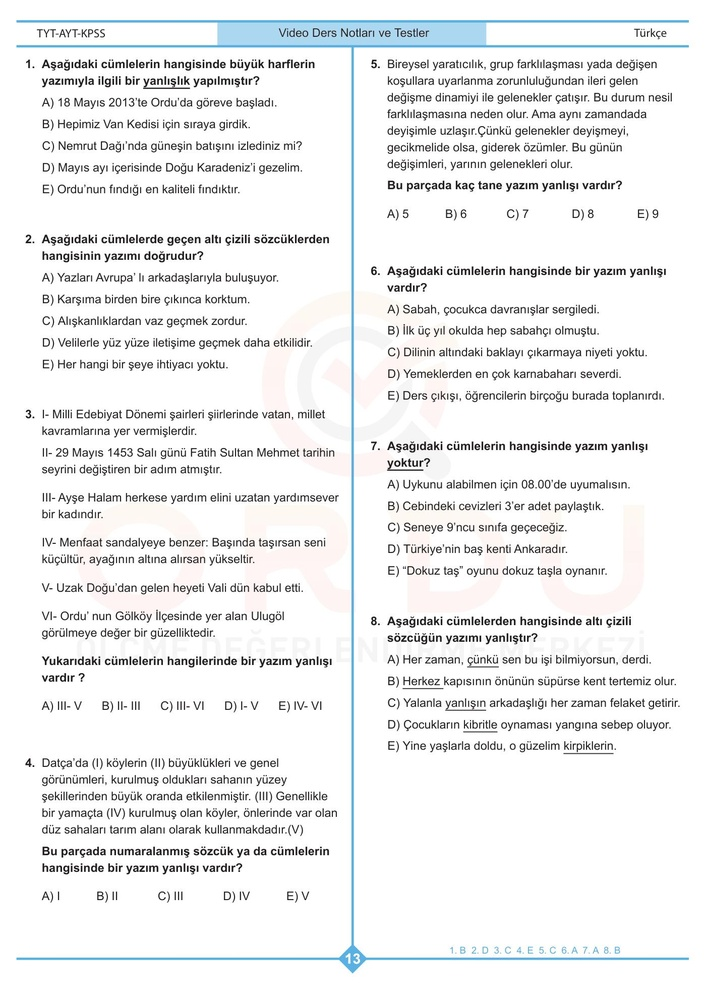
#> input picture assets/turkce-test/page-010.jpg, 706 x 999 px, shrunk from 1400 x 1980 before the run, found by its file name
$ python crop_p10.py
#> lines starting #> are read from the running program, lines starting #| are printed output that depends on the picture
# -*- coding: utf-8 -*-
from PIL import Image

img = Image.open('assets/turkce-test/page-010.jpg')
#> img is the input picture: PIL image 706x999 RGB; mean R, G, B 238.4, 239.3, 239.7
W, H = img.size
#> W = 706; H = 999

# Let's crop left column from y=0.35 to 1.0 (where Q3, Q4, Q5 must be)
crop_bottom_left = img.crop((0, int(H * 0.35), int(W * 0.52), H))
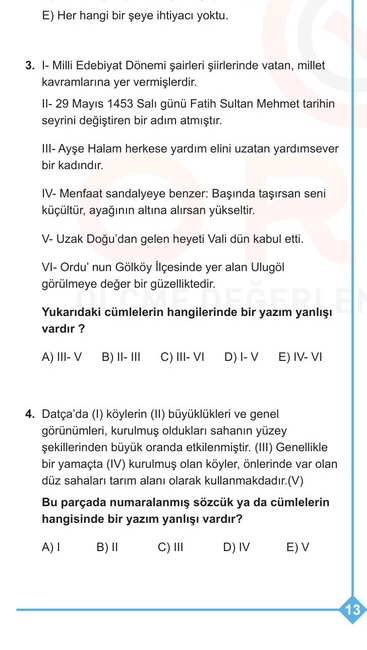
#> crop_bottom_left: PIL image 367x650 RGB; mean R, G, B 239.3, 239.6, 239.8
crop_bottom_left.save('tools/p10_bottom_left.jpg')

# Also crop right column to see Q6, Q7, Q8 layout
crop_right = img.crop((int(W * 0.48), 0, W, H))
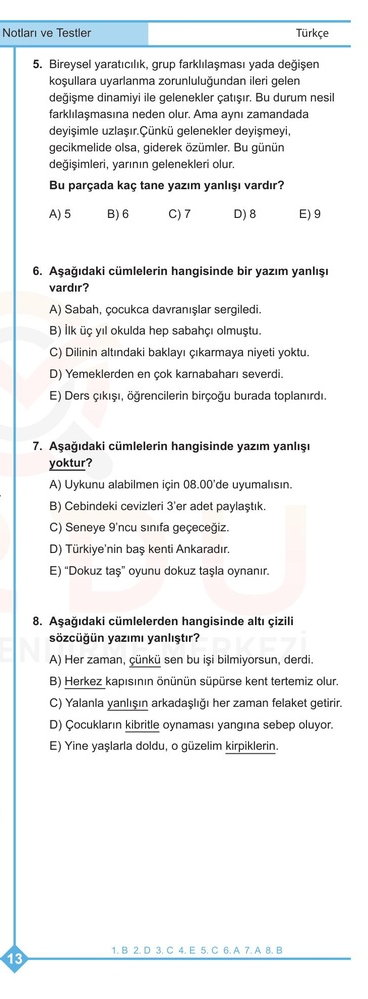
#> crop_right: PIL image 368x999 RGB; mean R, G, B 239.6, 240.8, 241.3
crop_right.save('tools/p10_right.jpg')

print("Cropped page 10 sections successfully.")

$ run again, with assets/turkce-test/page-006.jpg copied over assets/turkce-test/page-010.jpg
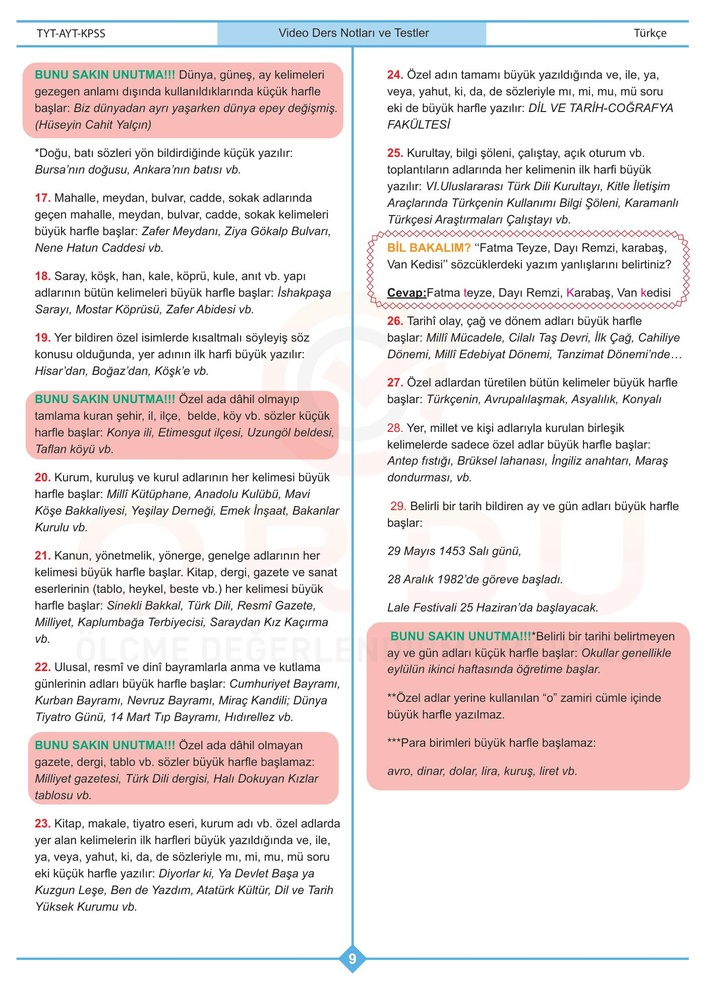
#> input picture assets/turkce-test/page-006.jpg, 706 x 999 px, shrunk from 1400 x 1980 before the run, found by its file name
#> img is the input picture: PIL image 706x999 RGB; mean R, G, B 235.3, 226.9, 226.7
#> `crop_bottom_left = img.crop((0, int(H * 0.35), int(W * 0.52), H))`:
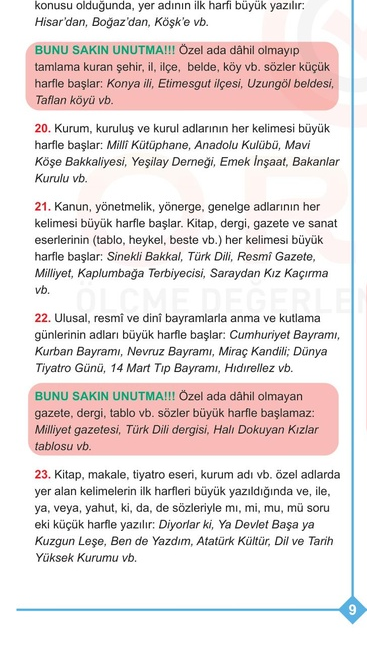
#> crop_bottom_left: PIL image 367x650 RGB; mean R, G, B 233.4, 224.7, 224.2
#> `crop_right = img.crop((int(W * 0.48), 0, W, H))`:
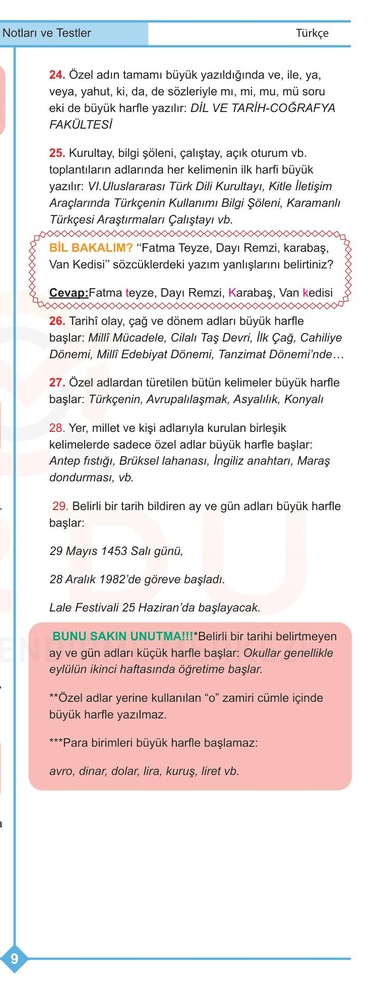
#> crop_right: PIL image 368x999 RGB; mean R, G, B 237.9, 230.4, 230.4

$ run again, with assets/turkce-test/page-023.jpg copied over assets/turkce-test/page-010.jpg
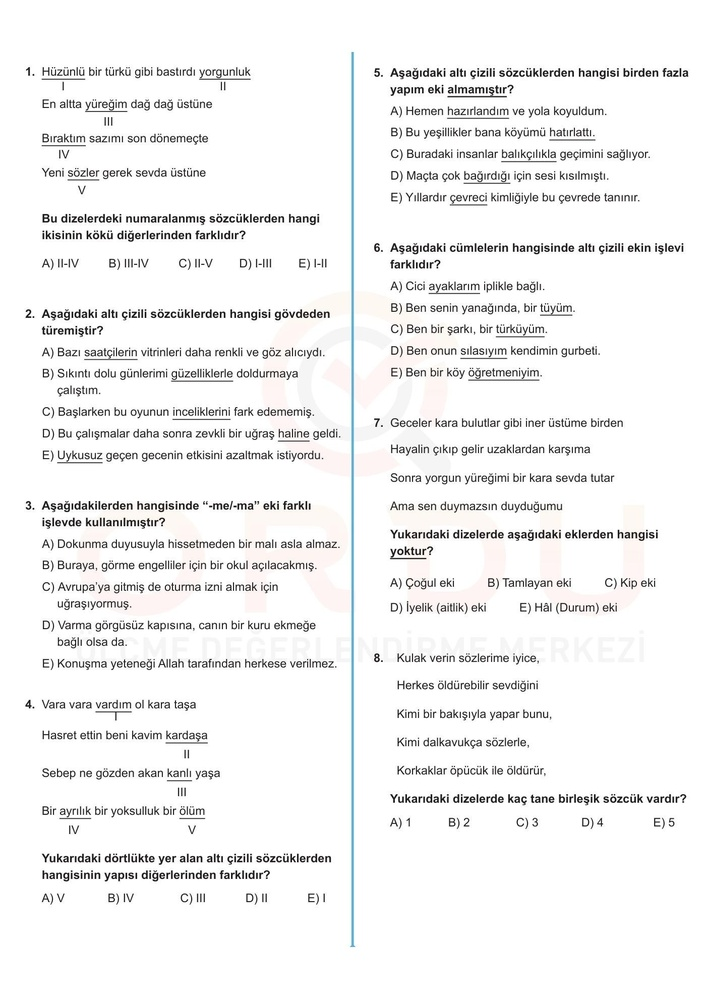
#> input picture assets/turkce-test/page-023.jpg, 706 x 999 px, shrunk from 1400 x 1980 before the run, found by its file name
#> img is the input picture: PIL image 706x999 RGB; mean R, G, B 242.6, 242.5, 242.4
#> `crop_bottom_left = img.crop((0, int(H * 0.35), int(W * 0.52), H))`:
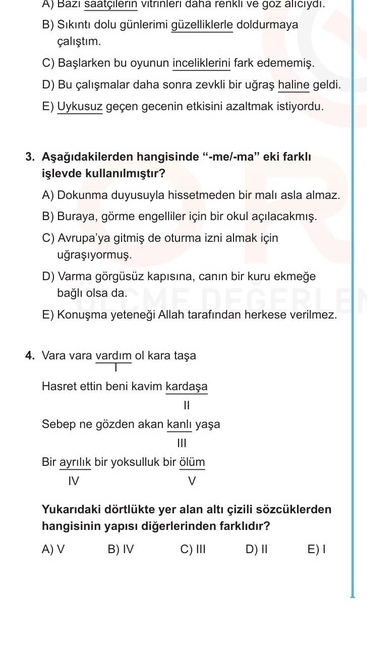
#> crop_bottom_left: PIL image 367x650 RGB; mean R, G, B 240.6, 240.5, 240.5
#> `crop_right = img.crop((int(W * 0.48), 0, W, H))`:
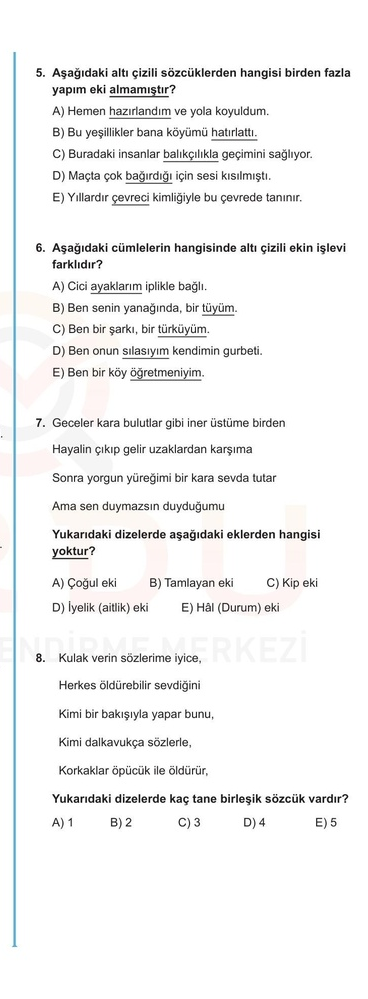
#> crop_right: PIL image 368x999 RGB; mean R, G, B 243.5, 243.6, 243.6
